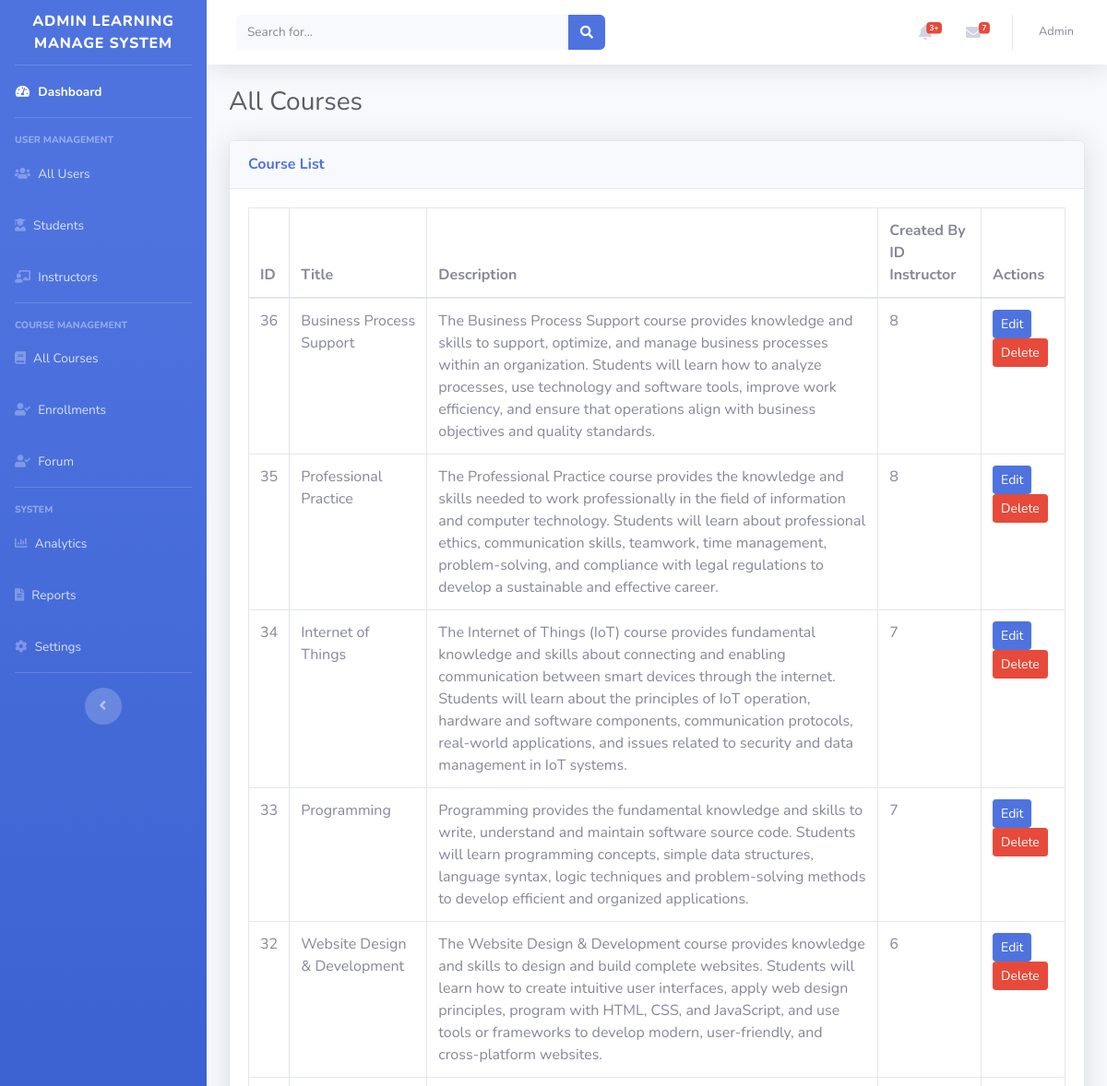
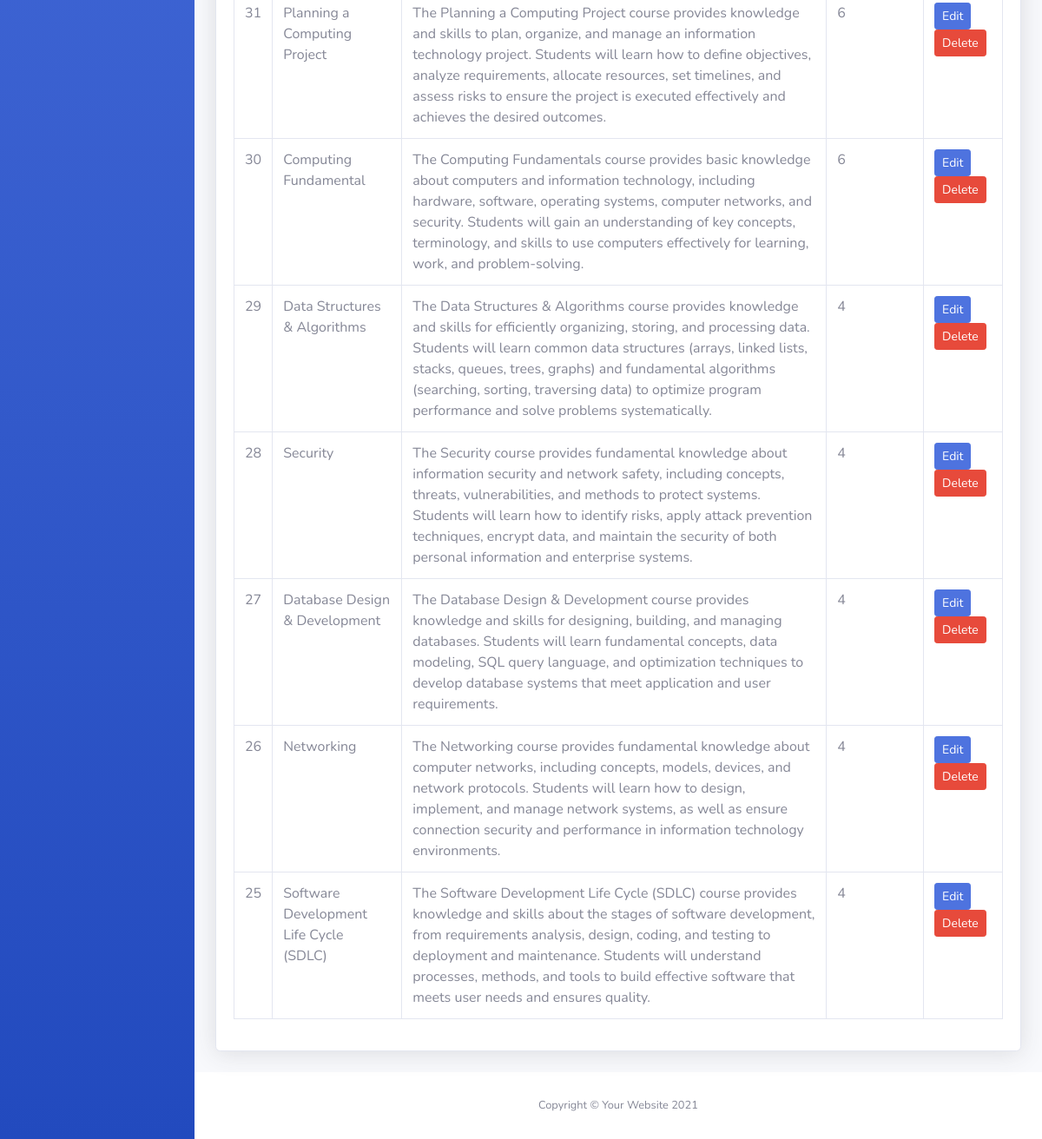
Screenshot of /admin/all_courses.php with the database file from the repository (2 pictures, top to bottom).
### tables this page shows
CREATE TABLE `courses` (
  `id` int(11) NOT NULL,
  `title` varchar(255) NOT NULL,
  `description` text DEFAULT NULL,
  `created_by` int(11) DEFAULT NULL,
  `thumbnail_url` varchar(255) DEFAULT NULL,
  `thumbnail` varchar(255) DEFAULT NULL
);

### admin/all_courses.php (the view, shortened to what this page needs)
<?php
include '../includes/db.php';
include 'admin_header.php';
$courses = $conn->query("SELECT id, title, description, created_by FROM courses ORDER BY id DESC")->fetchAll(PDO::FETCH_ASSOC);
?>
<div class="container-fluid">
    <h1 class="h3 mb-4 text-gray-800">All Courses</h1>
    <div class="card shadow mb-4">
        <div class="card-header py-3">
            <h6 class="m-0 font-weight-bold text-primary">Course List</h6>
        </div>
        <div class="card-body">
            <div class="table-responsive">
                <table class="table table-bordered" id="dataTable" width="100%" cellspacing="0">
                    <thead>
                        <tr>
                            <th>ID</th>
                            <th>Title</th>
                            <th>Description</th>
                            <th>Created By ID Instructor</th>
                            <th>Actions</th>
                        </tr>
                    </thead>
                    <tbody>
                        <?php
                        $edit_id = isset($_GET['edit']) ? intval($_GET['edit']) : 0;
                        if ($courses && count($courses) > 0):
                            foreach($courses as $row):
                                if ($edit_id === intval($row['id'])): ?>
                                    <tr>
                                        <form method="post">
                                            <td><?php echo $row['id']; ?><input type="hidden" name="course_id" value="<?php echo $row['id']; ?>"></td>
                                            <td><input type="text" name="edit_title" class="form-control" value="<?php echo htmlspecialchars($row['title']); ?>" required></td>
                                            <td><textarea name="edit_description" class="form-control" rows="4" required><?php echo htmlspecialchars($row['description']); ?></textarea></td>
                                            <td><?php echo htmlspecialchars($row['created_by']); ?></td>
                                            <td>
                                                <button type="submit" name="update_course" class="btn btn-success btn-sm">Save</button>
                                                <a href="all_courses.php" class="btn btn-secondary btn-sm">Cancel</a>
                                            </td>
                                        </form>
                                    </tr>
                                <?php else: ?>
                                    <tr>
                                        <td><?php echo $row['id']; ?></td>
                                        <td><?php echo htmlspecialchars($row['title']); ?></td>
                                        <td><?php echo htmlspecialchars($row['description']); ?></td>
                                        <td><?php echo htmlspecialchars($row['created_by']); ?></td>
                                        <td>
                                            <a href="all_courses.php?edit=<?php echo $row['id']; ?>" class="btn btn-sm btn-primary">Edit</a>
                                            <a href="all_courses.php?delete=<?php echo $row['id']; ?>" class="btn btn-sm btn-danger" onclick="return confirm('Are you sure you want to delete this course?');">Delete</a>
                                        </td>
                                    </tr>
                                <?php endif;
                            endforeach;
                        else: ?>
                            <tr><td colspan="5" class="text-center">No courses found.</td></tr>
                        <?php endif; ?>
                    </tbody>
                </table>
            </div>
        </div>
    </div>
</div>
<?php include 'admin_footer.php'; ?>

### rows the page displays
courses: id "36", title "Business Process Support", description "The Business Process Support course provides knowledge and skills to support, optimize, and manage business processes within an organization. Students will learn how to analyze processes, use technology and software tools, improve work efficiency, and ensure that operations align with business objectives and quality standards.", created_by "8"
courses: id "35", title "Professional Practice", description "The Professional Practice course provides the knowledge and skills needed to work professionally in the field of information and computer technology. Students will learn about professional ethics, communication skills, teamwork, time management, problem-solving, and compliance with legal regulations to develop a sustainable and effective career.", created_by "8"
courses: id "34", title "Internet of Things", description "The Internet of Things (IoT) course provides fundamental knowledge and skills about connecting and enabling communication between smart devices through the internet. Students will learn about the principles of IoT operation, hardware and software components, communication protocols, real-world applications, and issues related to security and data management in IoT systems.", created_by "7"
courses: id "33", title "Programming", description "Programming provides the fundamental knowledge and skills to write, understand and maintain software source code. Students will learn programming concepts, simple data structures, language syntax, logic techniques and problem-solving methods to develop efficient and organized applications.", created_by "7"
courses: id "32", title "Website Design & Development", description "The Website Design & Development course provides knowledge and skills to design and build complete websites. Students will learn how to create intuitive user interfaces, apply web design principles, program with HTML, CSS, and JavaScript, and use tools or frameworks to develop modern, user-friendly, and cross-platform websites.", created_by "6"
courses: id "31", title "Planning a Computing Project", description "The Planning a Computing Project course provides knowledge and skills to plan, organize, and manage an information technology project. Students will learn how to define objectives, analyze requirements, allocate resources, set timelines, and assess risks to ensure the project is executed effectively and achieves the desired outcomes.", created_by "6"
courses: id "30", title "Computing Fundamental", description "The Computing Fundamentals course provides basic knowledge about computers and information technology, including hardware, software, operating systems, computer networks, and security. Students will gain an understanding of key concepts, terminology, and skills to use computers effectively for learning, work, and problem-solving.", created_by "6"
courses: id "29", title "Data Structures & Algorithms", description "The Data Structures & Algorithms course provides knowledge and skills for efficiently organizing, storing, and processing data. Students will learn common data structures (arrays, linked lists, stacks, queues, trees, graphs) and fundamental algorithms (searching, sorting, traversing data) to optimize program performance and solve problems systematically.", created_by "4"
courses: id "28", title "Security", description "The Security course provides fundamental knowledge about information security and network safety, including concepts, threats, vulnerabilities, and methods to protect systems. Students will learn how to identify risks, apply attack prevention techniques, encrypt data, and maintain the security of both personal information and enterprise systems.", created_by "4"
courses: id "27", title "Database Design & Development", description "The Database Design & Development course provides knowledge and skills for designing, building, and managing databases. Students will learn fundamental concepts, data modeling, SQL query language, and optimization techniques to develop database systems that meet application and user requirements.", created_by "4"
courses: id "26", title "Networking", description "The Networking course provides fundamental knowledge about computer networks, including concepts, models, devices, and network protocols. Students will learn how to design, implement, and manage network systems, as well as ensure connection security and performance in information technology environments.", created_by "4"
courses: id "25", title "Software Development Life Cycle (SDLC)", description "The Software Development Life Cycle (SDLC) course provides knowledge and skills about the stages of software development, from requirements analysis, design, coding, and testing to deployment and maintenance. Students will understand processes, methods, and tools to build effective software that meets user needs and ensures quality.", created_by "4"
